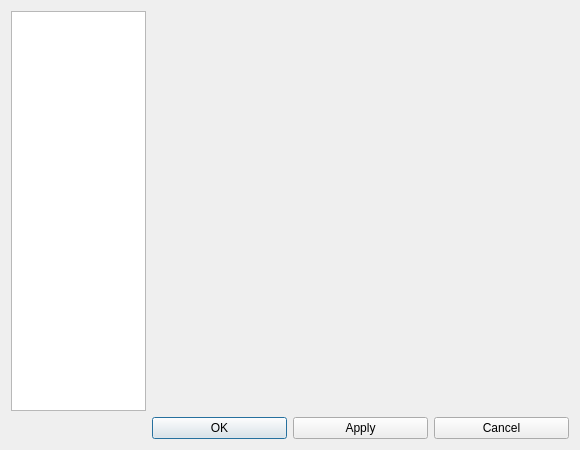
<?xml version="1.0" encoding="UTF-8"?>
<ui version="4.0">
 <class>PreferencesDialog</class>
 <widget class="QDialog" name="PreferencesDialog">
  <property name="geometry">
   <rect>
    <x>0</x>
    <y>0</y>
    <width>580</width>
    <height>450</height>
   </rect>
  </property>
  <property name="sizePolicy">
   <sizepolicy hsizetype="Preferred" vsizetype="Minimum">
    <horstretch>0</horstretch>
    <verstretch>0</verstretch>
   </sizepolicy>
  </property>
  <property name="minimumSize">
   <size>
    <width>350</width>
    <height>300</height>
   </size>
  </property>
  <property name="maximumSize">
   <size>
    <width>600</width>
    <height>1000</height>
   </size>
  </property>
  <property name="windowTitle">
   <string>Preferences</string>
  </property>
  <property name="windowIcon">
   <iconset resource="../qrgui.qrc">
    <normaloff>:/icons/qreal.png</normaloff>:/icons/qreal.png</iconset>
  </property>
  <layout class="QGridLayout" name="gridLayout_2">
   <item row="1" column="1">
    <widget class="QPushButton" name="okButton">
     <property name="text">
      <string>OK</string>
     </property>
    </widget>
   </item>
   <item row="1" column="2">
    <widget class="QPushButton" name="applyButton">
     <property name="text">
      <string>Apply</string>
     </property>
    </widget>
   </item>
   <item row="1" column="3">
    <widget class="QPushButton" name="cancelButton">
     <property name="text">
      <string>Cancel</string>
     </property>
    </widget>
   </item>
   <item row="0" column="1" colspan="3">
    <widget class="QWidget" name="pageContentWigdet" native="true">
     <property name="sizePolicy">
      <sizepolicy hsizetype="Preferred" vsizetype="Minimum">
       <horstretch>0</horstretch>
       <verstretch>0</verstretch>
      </sizepolicy>
     </property>
     <zorder>listWidget</zorder>
    </widget>
   </item>
   <item row="0" column="0">
    <widget class="QListWidget" name="listWidget">
     <property name="sizePolicy">
      <sizepolicy hsizetype="Ignored" vsizetype="Expanding">
       <horstretch>0</horstretch>
       <verstretch>0</verstretch>
      </sizepolicy>
     </property>
     <property name="flow">
      <enum>QListView::TopToBottom</enum>
     </property>
     <property name="viewMode">
      <enum>QListView::ListMode</enum>
     </property>
     <property name="uniformItemSizes">
      <bool>true</bool>
     </property>
     <property name="wordWrap">
      <bool>true</bool>
     </property>
     <property name="currentRow">
      <number>-1</number>
     </property>
    </widget>
   </item>
  </layout>
 </widget>
 <resources>
  <include location="../qrgui.qrc"/>
 </resources>
 <connections/>
</ui>
